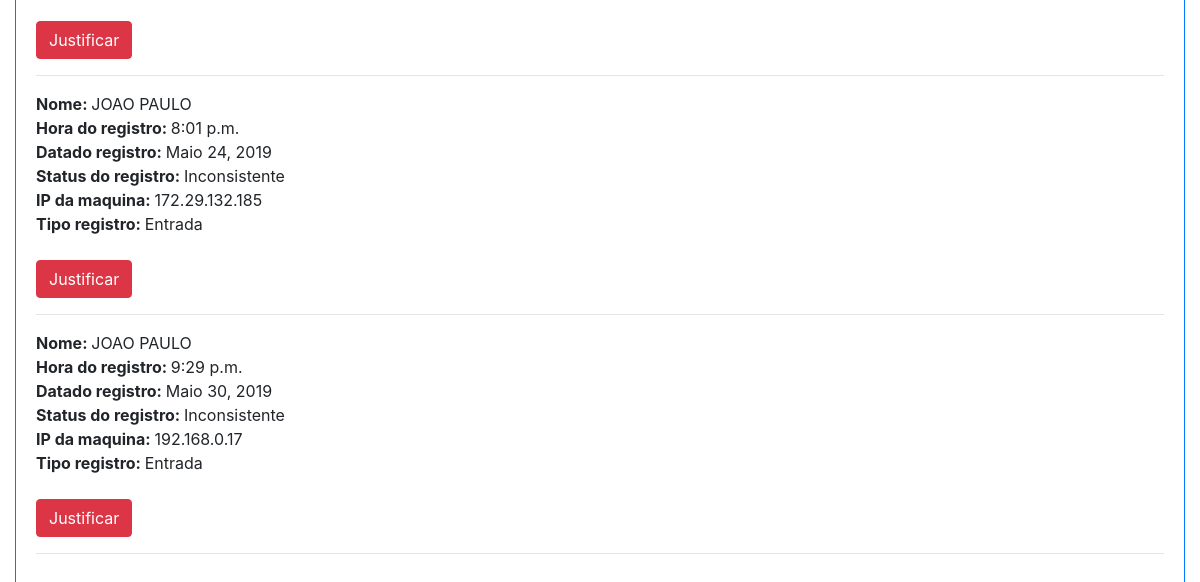
The page /frequencia/ (signed in, lower part) on the database as committed earlier.
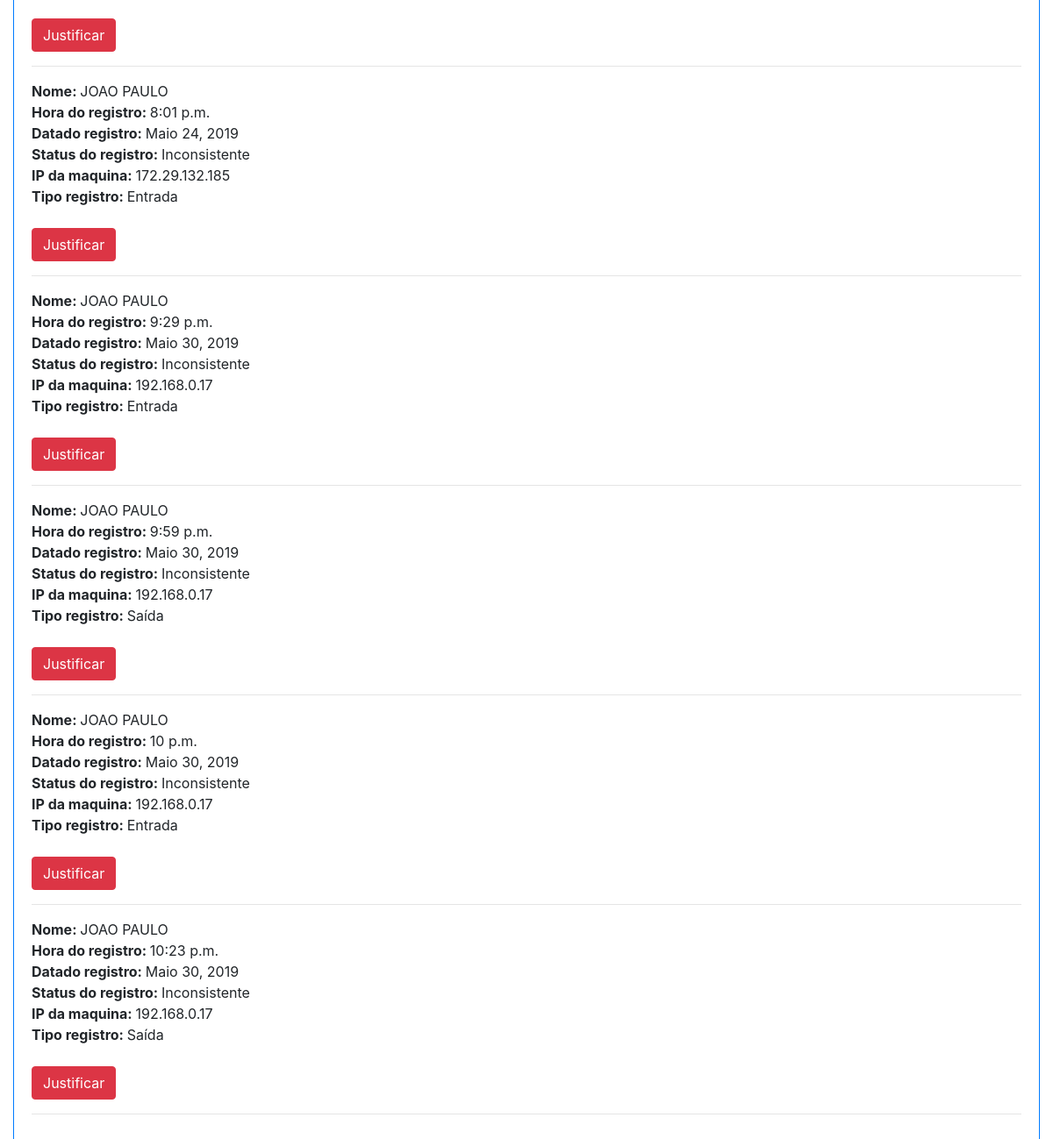
The same page on the database as committed later.
### app_ponto/models.py (models this page shows, shortened)
class Frequencia(models.Model):
    funcionario = models.ForeignKey(Funcionario, on_delete=models.SET_NULL, blank=True, null=True, verbose_name='Funcionário')
    hora_ponto = models.TimeField('Hora de entrada 1', blank=True, null=True)
    tipo_ponto = models.ForeignKey(TipoPonto, on_delete=models.SET_NULL, blank=True, null=True, verbose_name='Tipo ponto')
    data_resgistro = models.DateField('Data do registro', auto_now_add=True, blank=True, null=True)
    status_ponto = models.ForeignKey(StatusPonto, on_delete=models.SET_NULL, blank=True, null=True, verbose_name='Status ponto')
    ip_registro = models.CharField(max_length=20, default=pegar_ip(), editable=False, blank=True, null=True)
    juntificativa = models.TextField(blank=True, null=True)

class Funcionario(models.Model):
    usuario = models.OneToOneField(User, on_delete=models.SET_NULL, blank=True, null=True, verbose_name='Usuário')
    lider = models.ForeignKey('Funcionario', on_delete=models.SET_NULL, blank=True, null=True, verbose_name='Chefe Imediato')
    cargo = models.ForeignKey(CargoFuncionario, on_delete=models.SET_NULL, blank=True, null=True, verbose_name='Cargo do funcionário')
    conf_hora = models.ForeignKey(ConfiguracaoHora, on_delete=models.SET_NULL, blank=True, null=True, verbose_name='Configuração da hora')
    nome = models.CharField('Nome do funcionário', max_length=128)

class StatusPonto(models.Model):
    descricao = models.CharField('Descrição', max_length=128)
    def __str__(self):
        return self.descricao

class TipoPonto(models.Model):
    descricao = models.CharField('Descrição', max_length=128)
    def __str__(self):
        return self.descricao

### app_ponto/views.py (the view)
# urls.py: path('frequencia/', lista_frequencia, name='frequencia'),
@login_required
def lista_frequencia(request):
    frequencia=Frequencia.objects.all()
    user = request.user
    return render(request, 'app_ponto/frequencia.html', {'frequencia': frequencia, 'user': user})

### app_ponto/templates/app_ponto/frequencia.html (shortened to what this page needs)
{% if user.is_authenticated %}
<!DOCTYPE html>
<html>
    <head>
        <link rel="stylesheet" href="https://stackpath.bootstrapcdn.com/bootstrap/4.3.1/css/bootstrap.min.css">
    </head>
    <body>
            <div class="container col-md-12" style="margin-top: 10px">
                <div class="card border-primary mb-3">
                    <div class="card-body">
                        <br>
                            <div>
								    {% for funcionario in frequencia %}
										{% if funcionario.funcionario.usuario == user %}
												<div>
                                                     <b>Nome: </b>{{ funcionario.funcionario.nome }}
                                                     <br>
                                                     <b>Hora do registro: </b>{{ funcionario.hora_ponto }}
													 <br>
                                                     <b>Datado registro: </b>{{ funcionario.data_resgistro }}
                                                     <br>
                                                     <b>Status do registro: </b>{{ funcionario.status_ponto }}
                                                     <br>
                                                     <b>IP da maquina: </b>{{ funcionario.ip_registro }}
                                                     <br>
													 <b>Tipo registro: </b> {{ funcionario.tipo_ponto }}
												 </div>
                                                    <br>
													{% if funcionario.status_ponto.descricao == "Inconsistente" %}
                                                        {% if funcionario.juntificativa == Null %}
		                                                    <a class="btn btn-danger" href="justificar/{{funcionario.pk}}" role="button">Justificar</a>
	                                                    {% endif %}
                                                    {% endif %}
												<hr>
										{% endif %}
									{% endfor %}
                            </div>
                    </div>
                </div>
            </div>
    </body>
</html>
{% endif %}

Rows that differ between the two databases and show on the page:
added Frequencia: funcionario.nome "JOAO PAULO", hora_ponto "9:59 p.m.", data_resgistro "Maio 30, 2019", status_ponto "Inconsistente", ip_registro "192.168.0.17", tipo_ponto "Saída"
added Frequencia: funcionario.nome "JOAO PAULO", hora_ponto "10 p.m.", data_resgistro "Maio 30, 2019", status_ponto "Inconsistente", ip_registro "192.168.0.17", tipo_ponto "Entrada"
added Frequencia: funcionario.nome "JOAO PAULO", hora_ponto "10:23 p.m.", data_resgistro "Maio 30, 2019", status_ponto "Inconsistente", ip_registro "192.168.0.17", tipo_ponto "Saída"
